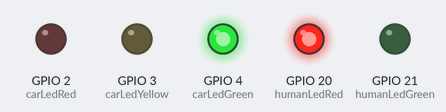
A program run on a simulated Raspberry Pi (BCM pin numbers). On the bench: output pins drawn as LEDs (lit = HIGH).

Above: at 1.5 s.
At 3.5 s:
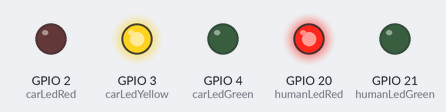
At 5.5 s:
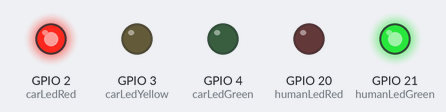
Timing chart, 0 to 9.1 s (numbered marks = the images above):
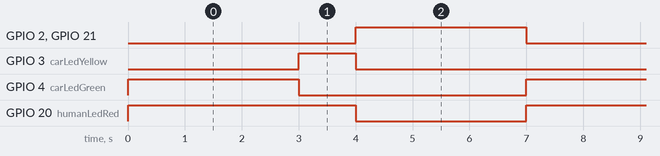

The program:

main_v1.py
```python
from gpiozero import LED   # LED 제어를 위한 gpiozero 라이브러리
from time import sleep     # 시간 지연 함수

# -------------------------------
# LED 객체 생성 (GPIO 핀 번호 지정)
# -------------------------------
carLedRed = LED(2)         # 자동차 신호등 - 빨강
carLedYellow = LED(3)      # 자동차 신호등 - 노랑
carLedGreen = LED(4)       # 자동차 신호등 - 초록

humanLedRed = LED(20)      # 보행자 신호등 - 빨강
humanLedGreen = LED(21)    # 보행자 신호등 - 초록

# -------------------------------
# 메인 동작 (무한 반복)
# -------------------------------
try:
    while True:

        # 1️. 자동차: 초록 / 보행자: 빨강
        carLedRed.value = 0
        carLedYellow.value = 0
        carLedGreen.value = 1

        humanLedRed.value = 1
        humanLedGreen.value = 0

        sleep(3.0)  # 3초 유지

        # 2️. 자동차: 노랑 / 보행자: 빨강
        carLedRed.value = 0
        carLedYellow.value = 1
        carLedGreen.value = 0

        humanLedRed.value = 1
        humanLedGreen.value = 0

        sleep(1.0)  # 1초 유지

        # 3️. 자동차: 빨강 / 보행자: 초록
        carLedRed.value = 1
        carLedYellow.value = 0
        carLedGreen.value = 0

        humanLedRed.value = 0
        humanLedGreen.value = 1

        sleep(3.0)  # 3초 유지

# -------------------------------
# Ctrl + C 입력 시 종료 처리
# -------------------------------
except KeyboardInterrupt:
    pass  # 에러 메시지 없이 종료

# -------------------------------
# 프로그램 종료 시 LED 모두 OFF
# -------------------------------
carLedRed.value = 0
carLedYellow.value = 0
carLedGreen.value = 0
humanLedRed.value = 0
humanLedGreen.value = 0
```

Measured:
- by itself, GPIO 2 (carLedRed), GPIO 4 (carLedGreen), GPIO 21 (humanLedGreen): alternates HIGH for 3.0 s and LOW for 4.0 s
- by itself, GPIO 3 (carLedYellow): alternates HIGH for 1.0 s and LOW for 6.0 s
- by itself, GPIO 20 (humanLedRed): alternates HIGH for 4.0 s and LOW for 3.0 s
